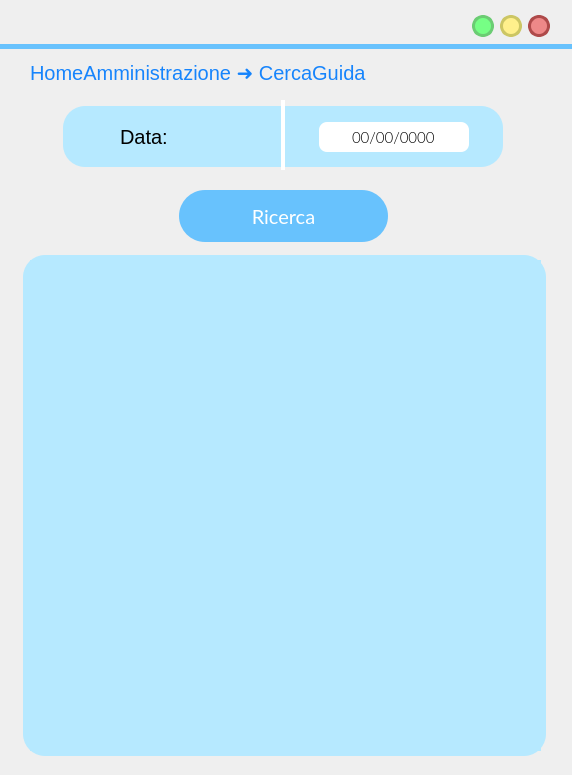
<?xml version="1.0" encoding="UTF-8"?>
<ui version="4.0">
 <class>MainWindow</class>
 <widget class="QMainWindow" name="MainWindow">
  <property name="geometry">
   <rect>
    <x>0</x>
    <y>0</y>
    <width>572</width>
    <height>775</height>
   </rect>
  </property>
  <property name="windowTitle">
   <string>MainWindow</string>
  </property>
  <property name="styleSheet">
   <string notr="true"/>
  </property>
  <widget class="QWidget" name="centralwidget">
   <widget class="QLabel" name="label">
    <property name="geometry">
     <rect>
      <x>0</x>
      <y>44</y>
      <width>641</width>
      <height>5</height>
     </rect>
    </property>
    <property name="styleSheet">
     <string notr="true">background-color:rgb(104, 194, 253);</string>
    </property>
    <property name="text">
     <string/>
    </property>
   </widget>
   <widget class="QPushButton" name="reduceButton">
    <property name="geometry">
     <rect>
      <x>472</x>
      <y>15</y>
      <width>22</width>
      <height>22</height>
     </rect>
    </property>
    <property name="sizePolicy">
     <sizepolicy hsizetype="Fixed" vsizetype="Fixed">
      <horstretch>0</horstretch>
      <verstretch>0</verstretch>
     </sizepolicy>
    </property>
    <property name="minimumSize">
     <size>
      <width>22</width>
      <height>22</height>
     </size>
    </property>
    <property name="maximumSize">
     <size>
      <width>24</width>
      <height>24</height>
     </size>
    </property>
    <property name="cursor">
     <cursorShape>PointingHandCursor</cursorShape>
    </property>
    <property name="styleSheet">
     <string notr="true">QPushButton{
 background-color:#76ff85;
 border-style: solid;
 border-radius:11px;
font: 18pt &quot;Candara&quot;;
border-color:#6bcc73;
border-width:3;
}

QPushButton::pressed{
	background-color : white;
	border-color:#6bcc73;
	border-width:3;
}
</string>
    </property>
    <property name="text">
     <string/>
    </property>
   </widget>
   <widget class="QPushButton" name="exitButton">
    <property name="geometry">
     <rect>
      <x>528</x>
      <y>15</y>
      <width>22</width>
      <height>22</height>
     </rect>
    </property>
    <property name="sizePolicy">
     <sizepolicy hsizetype="Fixed" vsizetype="Fixed">
      <horstretch>0</horstretch>
      <verstretch>0</verstretch>
     </sizepolicy>
    </property>
    <property name="minimumSize">
     <size>
      <width>22</width>
      <height>22</height>
     </size>
    </property>
    <property name="maximumSize">
     <size>
      <width>24</width>
      <height>24</height>
     </size>
    </property>
    <property name="cursor">
     <cursorShape>PointingHandCursor</cursorShape>
    </property>
    <property name="styleSheet">
     <string notr="true">QPushButton{
 background-color:#ee8888;
 border-style: solid;
 border-radius:11px;
font: 18pt &quot;Candara&quot;;
border-color:#ae4a4a;
border-width:3;
}

QPushButton::pressed{
	background-color : white;
	border-color:#ae4a4a;
	border-width:3;
}
</string>
    </property>
    <property name="text">
     <string/>
    </property>
   </widget>
   <widget class="QPushButton" name="maximizeButton">
    <property name="geometry">
     <rect>
      <x>500</x>
      <y>15</y>
      <width>22</width>
      <height>22</height>
     </rect>
    </property>
    <property name="sizePolicy">
     <sizepolicy hsizetype="Fixed" vsizetype="Fixed">
      <horstretch>0</horstretch>
      <verstretch>0</verstretch>
     </sizepolicy>
    </property>
    <property name="minimumSize">
     <size>
      <width>20</width>
      <height>20</height>
     </size>
    </property>
    <property name="maximumSize">
     <size>
      <width>24</width>
      <height>24</height>
     </size>
    </property>
    <property name="cursor">
     <cursorShape>PointingHandCursor</cursorShape>
    </property>
    <property name="styleSheet">
     <string notr="true">QPushButton{
 background-color:#fff08c	;
 border-style: solid;
 border-radius:11px;
font: 18pt &quot;Candara&quot;;
border-color:#ccc664;
border-width:3;
}

QPushButton::pressed{
	background-color : white;
	border-color:#ccc664;
	border-width:3;
}
</string>
    </property>
    <property name="text">
     <string/>
    </property>
   </widget>
   <widget class="QLabel" name="previousButton">
    <property name="geometry">
     <rect>
      <x>510</x>
      <y>60</y>
      <width>36</width>
      <height>36</height>
     </rect>
    </property>
    <property name="font">
     <font>
      <family>Lato Light</family>
      <pointsize>18</pointsize>
      <weight>50</weight>
      <italic>false</italic>
      <bold>false</bold>
     </font>
    </property>
    <property name="cursor">
     <cursorShape>PointingHandCursor</cursorShape>
    </property>
    <property name="autoFillBackground">
     <bool>false</bool>
    </property>
    <property name="styleSheet">
     <string notr="true">background-color: rgba(255, 255, 255,0);</string>
    </property>
    <property name="text">
     <string/>
    </property>
    <property name="pixmap">
     <pixmap resource="res/res.qrc">:/icons/arrow_back_FILL1_wght700_GRAD200_opsz48_risultato.png</pixmap>
    </property>
    <property name="scaledContents">
     <bool>true</bool>
    </property>
   </widget>
   <widget class="QLabel" name="titoloLabel">
    <property name="geometry">
     <rect>
      <x>30</x>
      <y>57</y>
      <width>441</width>
      <height>31</height>
     </rect>
    </property>
    <property name="styleSheet">
     <string notr="true">font-size: 20px;
text-align: left;
background-color: rgba(255, 255, 255,0);
color: #1684FC;
font: 14pt &quot;Lato&quot;;</string>
    </property>
    <property name="text">
     <string>HomeAmministrazione ➜ CercaGuida</string>
    </property>
   </widget>
   <widget class="QLabel" name="immagineLabel">
    <property name="geometry">
     <rect>
      <x>23</x>
      <y>255</y>
      <width>523</width>
      <height>501</height>
     </rect>
    </property>
    <property name="sizePolicy">
     <sizepolicy hsizetype="Fixed" vsizetype="Fixed">
      <horstretch>0</horstretch>
      <verstretch>0</verstretch>
     </sizepolicy>
    </property>
    <property name="styleSheet">
     <string notr="true">left: 737px;
top: 416px;
width: 436px;
height: 377px;
line-height: 20px;
border-radius: 22px;
background-color: rgba(182, 233, 255);
text-align: center;</string>
    </property>
    <property name="text">
     <string/>
    </property>
    <property name="scaledContents">
     <bool>true</bool>
    </property>
    <property name="alignment">
     <set>Qt::AlignCenter</set>
    </property>
    <property name="margin">
     <number>10</number>
    </property>
    <property name="indent">
     <number>10</number>
    </property>
   </widget>
   <widget class="QScrollArea" name="scrollArea">
    <property name="geometry">
     <rect>
      <x>30</x>
      <y>260</y>
      <width>511</width>
      <height>491</height>
     </rect>
    </property>
    <property name="styleSheet">
     <string notr="true">QWidget{
background:rgb(255, 255, 255);
border-radius:0px;
border-color:#b6e9ff;
border-style: solid;
border-width:7;
}


QScrollArea{
border-width:0px;
border-radius: 22px;
background-color: rgba(255, 255, 255, 255);
}

QScrollBar{
border-width:0px;
	border-radius:4px;
background-color: rgba(255, 255, 255, 255);

}


/* VERTICAL SCROLLBAR */
 QScrollBar:vertical {
	border: none;
    width: 14px;
    margin: 0px 0 0px 0;
	border-radius: 7px;
margin: 0px 0px 0px 0px;

 }

/*  HANDLE BAR VERTICAL */
QScrollBar::handle:vertical {	
	background-color:#68C2FD;
	min-height: 30px;	
	border-radius: 7px;

}
QScrollBar::handle:vertical:hover{	
	background-color:#A6E4FF;
}
QScrollBar::handle:vertical:pressed {	
	background-color: #5AA7D9;
}

/* BTN TOP - SCROLLBAR */
QScrollBar::sub-line:vertical {
	background-color: rgb(255, 255, 255);
	border-radius: 7px;
}
QScrollBar::sub-line:vertical:hover {	
	background-color:#68C2FD;
}
QScrollBar::sub-line:vertical:pressed {	
	background-color: #5AA7D9;
}

/* BTN BOTTOM - SCROLLBAR  */
QScrollBar::add-line:vertical {

	background-color: rgb(255, 255, 255);
	border-radius: 7px;

}
QScrollBar::add-line:vertical:hover {	
	background-color:rgb(255, 255, 255)
}
QScrollBar::add-line:vertical:pressed {	
	background-color:rgb(255, 255, 255)
}

/* RESET ARROW  */
QScrollBar::up-arrow:vertical, QScrollBar::down-arrow:vertical {
	background: none;
}
QScrollBar::add-page:vertical, QScrollBar::sub-page:vertical {
	background: none;
} 


/* HORIZONTAL SCROLLBAR - HOMEWORK */
QScrollBar:horizontal {
   
}
QScrollBar::handle:horizontal {
    
}
QScrollBar::add-line:horizontal {
    
}
QScrollBar::sub-line:horizontal {
    
}
QScrollBar::up-arrow:horizontal, QScrollBar::down-arrow:horizontal
{

}
QScrollBar::add-page:horizontal, QScrollBar::sub-page:horizontal
{

}



</string>
    </property>
    <property name="horizontalScrollBarPolicy">
     <enum>Qt::ScrollBarAlwaysOff</enum>
    </property>
    <property name="widgetResizable">
     <bool>true</bool>
    </property>
    <widget class="QWidget" name="scrollAreaWidgetContents">
     <property name="geometry">
      <rect>
       <x>0</x>
       <y>0</y>
       <width>511</width>
       <height>491</height>
      </rect>
     </property>
     <property name="styleSheet">
      <string notr="true">border-width:0px;
border-radius: 0px;
background-color: #b6e9ff;</string>
     </property>
     <layout class="QVBoxLayout" name="verticalLayout">
      <property name="spacing">
       <number>12</number>
      </property>
      <property name="leftMargin">
       <number>18</number>
      </property>
     </layout>
    </widget>
   </widget>
   <widget class="QLineEdit" name="dataLineEdit">
    <property name="geometry">
     <rect>
      <x>319</x>
      <y>122</y>
      <width>150</width>
      <height>30</height>
     </rect>
    </property>
    <property name="font">
     <font>
      <family>Lato Light</family>
      <pointsize>11</pointsize>
     </font>
    </property>
    <property name="styleSheet">
     <string notr="true">QLineEdit{
background:rgb(255, 255, 255);
border-radius:8px;
border-color:rgb(104, 194, 253);
border-style: solid;
border-width:0;
}
QLineEdit::focus{
background:rgb(255, 255, 255);
border-radius:8px;
border-color:rgb(104, 194, 253);
border-style: solid;
border-width:3;
}</string>
    </property>
    <property name="inputMask">
     <string>00/00/0000;0</string>
    </property>
    <property name="text">
     <string>//</string>
    </property>
    <property name="alignment">
     <set>Qt::AlignCenter</set>
    </property>
    <property name="placeholderText">
     <string>dd/mm/yyyy</string>
    </property>
   </widget>
   <widget class="QLabel" name="titoloLabel_3">
    <property name="geometry">
     <rect>
      <x>120</x>
      <y>111</y>
      <width>161</width>
      <height>51</height>
     </rect>
    </property>
    <property name="styleSheet">
     <string notr="true">font-size: 20px;
text-align: left;
background-color: rgba(255, 255, 255,0);
</string>
    </property>
    <property name="text">
     <string>Data:</string>
    </property>
    <property name="alignment">
     <set>Qt::AlignLeading|Qt::AlignLeft|Qt::AlignVCenter</set>
    </property>
   </widget>
   <widget class="QLabel" name="label_11">
    <property name="geometry">
     <rect>
      <x>79</x>
      <y>119</y>
      <width>34</width>
      <height>34</height>
     </rect>
    </property>
    <property name="autoFillBackground">
     <bool>false</bool>
    </property>
    <property name="styleSheet">
     <string notr="true">background-color: rgba(255, 255, 255,0);</string>
    </property>
    <property name="text">
     <string/>
    </property>
    <property name="pixmap">
     <pixmap resource="res/res.qrc">:/icons/search_FILL1_wght600_GRAD200_opsz48_risultato.png</pixmap>
    </property>
    <property name="scaledContents">
     <bool>true</bool>
    </property>
   </widget>
   <widget class="QPushButton" name="ricercaButton">
    <property name="geometry">
     <rect>
      <x>179</x>
      <y>190</y>
      <width>209</width>
      <height>52</height>
     </rect>
    </property>
    <property name="font">
     <font>
      <family>Lato</family>
      <pointsize>15</pointsize>
      <weight>50</weight>
      <italic>false</italic>
      <bold>false</bold>
     </font>
    </property>
    <property name="cursor">
     <cursorShape>PointingHandCursor</cursorShape>
    </property>
    <property name="autoFillBackground">
     <bool>false</bool>
    </property>
    <property name="styleSheet">
     <string notr="true">QPushButton{
 background-color:rgb(104, 194, 253);
 border-style: solid;
 border-radius:26px;
color: rgb(255, 255, 255);
	font: 15pt &quot;Lato&quot;;
}

QPushButton::hover{


	border-color : rgb(15, 138, 204);
	color: white;
border-width:0;
}

QPushButton::pressed{
	border-color:rgb(104, 194, 253);
	border-width:4;
	background-color : white;
	color:rgb(104, 194, 253);
}
</string>
    </property>
    <property name="text">
     <string>Ricerca</string>
    </property>
   </widget>
   <widget class="QLabel" name="label_2">
    <property name="geometry">
     <rect>
      <x>63</x>
      <y>106</y>
      <width>440</width>
      <height>61</height>
     </rect>
    </property>
    <property name="styleSheet">
     <string notr="true">left: 790px;
top: 159px;
width: 437px;
height: 650px;
line-height: 20px;
border-radius: 22px;
background-color: rgba(182, 233, 255, 255);
text-align: center;</string>
    </property>
    <property name="text">
     <string/>
    </property>
   </widget>
   <widget class="QLabel" name="label_4">
    <property name="geometry">
     <rect>
      <x>281</x>
      <y>100</y>
      <width>4</width>
      <height>70</height>
     </rect>
    </property>
    <property name="styleSheet">
     <string notr="true">background-color:#FFFFFF;</string>
    </property>
    <property name="text">
     <string/>
    </property>
   </widget>
   <widget class="QLabel" name="frecciaSinistra">
    <property name="geometry">
     <rect>
      <x>68</x>
      <y>187</y>
      <width>54</width>
      <height>54</height>
     </rect>
    </property>
    <property name="cursor">
     <cursorShape>PointingHandCursor</cursorShape>
    </property>
    <property name="styleSheet">
     <string notr="true">font-size: 18px;
text-align: left;
background-color: rgba(255, 255, 255,0);
</string>
    </property>
    <property name="text">
     <string/>
    </property>
    <property name="pixmap">
     <pixmap resource="res/res.qrc">:/icons/chevron_left_FILL1_wght600_GRAD200_opsz48_risultato.png</pixmap>
    </property>
    <property name="scaledContents">
     <bool>true</bool>
    </property>
   </widget>
   <widget class="QLabel" name="frecciaDestra">
    <property name="geometry">
     <rect>
      <x>447</x>
      <y>187</y>
      <width>54</width>
      <height>54</height>
     </rect>
    </property>
    <property name="cursor">
     <cursorShape>PointingHandCursor</cursorShape>
    </property>
    <property name="styleSheet">
     <string notr="true">font-size: 18px;
text-align: left;
background-color: rgba(255, 255, 255,0);
</string>
    </property>
    <property name="text">
     <string/>
    </property>
    <property name="pixmap">
     <pixmap resource="res/res.qrc">:/icons/chevron_right_FILL1_wght600_GRAD200_opsz48_risultato.png</pixmap>
    </property>
    <property name="scaledContents">
     <bool>true</bool>
    </property>
   </widget>
   <zorder>immagineLabel</zorder>
   <zorder>label_2</zorder>
   <zorder>dataLineEdit</zorder>
   <zorder>ricercaButton</zorder>
   <zorder>label</zorder>
   <zorder>reduceButton</zorder>
   <zorder>exitButton</zorder>
   <zorder>maximizeButton</zorder>
   <zorder>previousButton</zorder>
   <zorder>titoloLabel</zorder>
   <zorder>scrollArea</zorder>
   <zorder>titoloLabel_3</zorder>
   <zorder>label_11</zorder>
   <zorder>label_4</zorder>
   <zorder>frecciaSinistra</zorder>
   <zorder>frecciaDestra</zorder>
  </widget>
 </widget>
 <resources>
  <include location="res.qrc"/>
  <include location="res/res.qrc"/>
 </resources>
 <connections/>
</ui>
